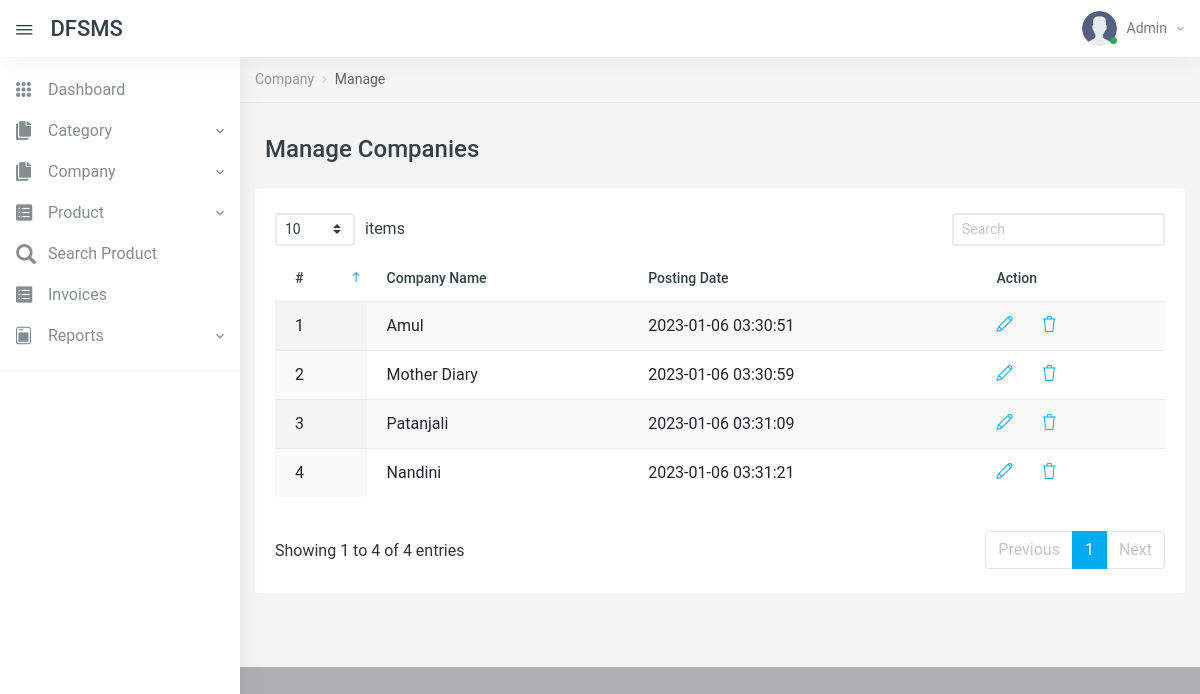
The app's page /dfsms/manage-companies.php (signed in) with its own data.
### tables this page shows
CREATE TABLE `tblcompany` (
  `id` int(11) NOT NULL,
  `CompanyName` varchar(150) DEFAULT NULL,
  `PostingDate` timestamp NULL DEFAULT current_timestamp()
);

### dfsms/manage-companies.php (the view, shortened to what this page needs)
<?php
include('includes/config.php');
if (strlen($_SESSION['aid']==0)) {
  header('location:logout.php');
  } else{
?>
<!DOCTYPE html>
<html lang="en">
<head>
    <link href="vendors/datatables.net-dt/css/jquery.dataTables.min.css" rel="stylesheet" type="text/css" />
    <link href="vendors/datatables.net-responsive-dt/css/responsive.dataTables.min.css" rel="stylesheet" type="text/css" />
    <link href="vendors/jquery-toggles/css/toggles.css" rel="stylesheet" type="text/css">
    <link href="vendors/jquery-toggles/css/themes/toggles-light.css" rel="stylesheet" type="text/css">
    <link href="dist/css/style.css" rel="stylesheet" type="text/css">
</head>
<body>
	<div class="hk-wrapper hk-vertical-nav">
<?php include_once('includes/navbar.php');
include_once('includes/sidebar.php');
?>
        <div class="hk-pg-wrapper">
            <nav class="hk-breadcrumb" aria-label="breadcrumb">
                <ol class="breadcrumb breadcrumb-light bg-transparent">
<li class="breadcrumb-item"><a href="#">Company</a></li>
<li class="breadcrumb-item active" aria-current="page">Manage</li>
                </ol>
            </nav>
            <div class="container">
<div class="hk-pg-header">
 <h4 class="hk-pg-title"><span class="pg-title-icon"><span class="feather-icon"><i data-feather="database"></i></span></span>Manage Companies</h4>
                </div>
                <div class="row">
                    <div class="col-xl-12">
                        <section class="hk-sec-wrapper">
                            <div class="row">
                                <div class="col-sm">
                                    <div class="table-wrap">
                                        <table id="datable_1" class="table table-hover w-100 display pb-30">
                                            <thead>
                                                <tr>
                                                    <th>#</th>
                                                    <th>Company Name</th>
                                                    <th>Posting Date</th>
                                                    <th>Action</th>
                                                </tr>
                                            </thead>
                                            <tbody>
<?php
$rno=mt_rand(10000,99999);
$query=mysqli_query($con,"select * from tblcompany");
$cnt=1;
while($row=mysqli_fetch_array($query))
{
?>
<tr>
<td><?php echo $cnt;?></td>
<td><?php echo $row['CompanyName'];?></td>
<td><?php echo $row['PostingDate'];?></td>
<td>
<a href="edit-company.php?compid=<?php echo base64_encode($row['id'].$rno);?>" class="mr-25" data-toggle="tooltip" data-original-title="Edit"> <i class="icon-pencil"></i></a>
<a href="manage-companies.php?del=<?php echo base64_encode($row['id'].$rno);?>" data-toggle="tooltip" data-original-title="Delete" onclick="return confirm('Do you really want to delete?');"> <i class="icon-trash txt-danger"></i> </a>
</td>
</tr>
<?php
$cnt++;
} ?>
                                            </tbody>
                                        </table>
                                    </div>
                                </div>
                            </div>
                        </section>
                    </div>
                </div>
            </div>
        </div>
    </div>
</body>
</html>
<?php } ?>

### dfsms/includes/navbar.php (shortened to what this page needs)
     <nav class="navbar navbar-expand-xl navbar-light fixed-top hk-navbar">
            <a id="navbar_toggle_btn" class="navbar-toggle-btn nav-link-hover" href="javascript:void(0);"><i class="ion ion-ios-menu"></i></a>
            <a class="navbar-brand" href="dashboard.php">DFSMS
            </a>
            <ul class="navbar-nav hk-navbar-content">
                <li class="nav-item dropdown dropdown-authentication">
                    <a class="nav-link dropdown-toggle no-caret" href="#" role="button" data-toggle="dropdown" aria-haspopup="true" aria-expanded="false">
                        <div class="media">
                            <div class="media-img-wrap">
                                <div class="avatar">
                                    <img src="dist/img/user.png" alt="user" class="avatar-img rounded-circle">
                                </div>
                                <span class="badge badge-success badge-indicator"></span>
                            </div>
<?php
$adminid=$_SESSION['aid'];
$query=mysqli_query($con,"select AdminName from tbladmin where id='$adminid'");
$row=mysqli_fetch_array($query);
?>
                            <div class="media-body">
                                <span><?php echo $row['AdminName'];?><i class="zmdi zmdi-chevron-down"></i></span>
                            </div>
                        </div>
                    </a>
                </li>
            </ul>
        </nav>

### records on screen
tblcompany: CompanyName "Amul", PostingDate "2023-01-06 03:30:51"
tblcompany: CompanyName "Mother Diary", PostingDate "2023-01-06 03:30:59"
tblcompany: CompanyName "Patanjali", PostingDate "2023-01-06 03:31:09"
tblcompany: CompanyName "Nandini", PostingDate "2023-01-06 03:31:21"

### other values on screen
$row['AdminName'] "Admin"
